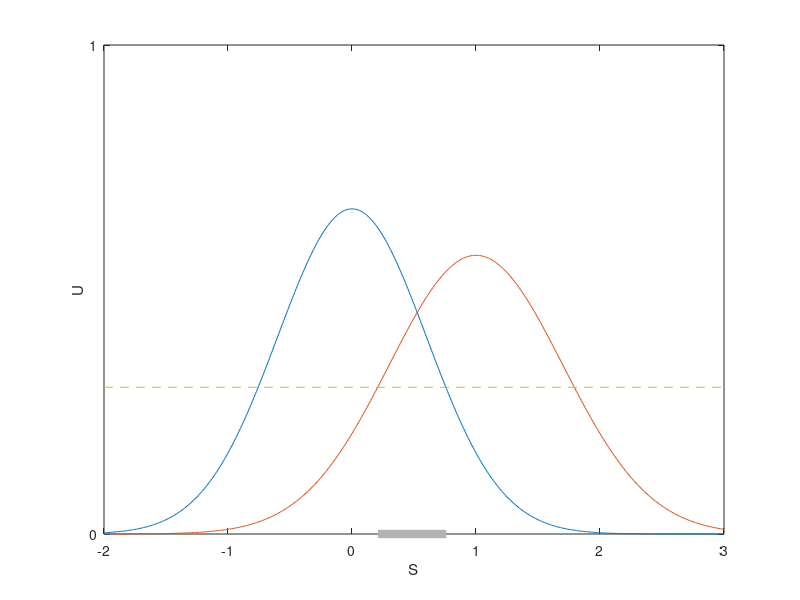
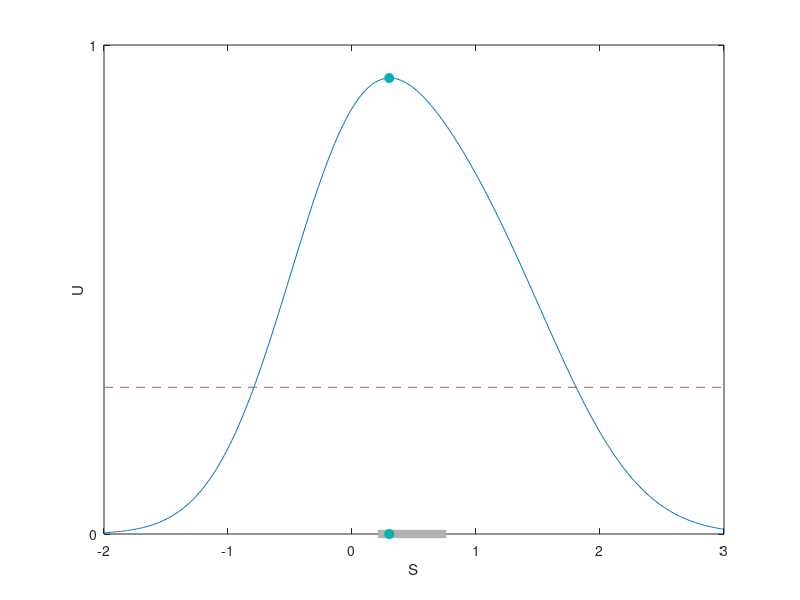

MATLAB code for these plots, in order:
x = [-2:.01: 3];

x1 = x;
y1 = normpdf(x1,0,0.6);

x2 = x;
y2 = normpdf(x2,1,0.7);

y= y1+y2;

figure(1)
plot(x1,y1)
hold on
plot(x2,y2)
hold on
threshold = 0.3;
line([-2,3],[threshold,threshold],'LineStyle','--')

[~,temp_index1] = min(abs(y1((length(y1)-1)/2+1:end)-threshold));
[~,temp_index2] = min(abs(y2(1:(length(y2)-1)/2)-threshold));
hold on

region_color = [0.7 0.7 0.7];
regionX = x(temp_index2:temp_index1+(length(y1)-1)/2);
if sum(diff(regionX)>0.010001) ==0 
   line([regionX(1),regionX(end)],[0,0], 'Color',region_color,'LineWidth',6)
   hold off
else
   midPoint = find(diff(regionX)>0.01001);
   line([regionX(1),regionX(midPoint)],[0,0], 'Color',region_color,'LineWidth',6)
   hold on
   line([regionX(midPoint+1),regionX(end)],[0,0], 'Color',region_color,'LineWidth',6)
   hold off
end
hold off
ylabel('U')
yticks([0 1])
xlabel('S')
ylim([0 1])

figure(2)
plot(x1,y)
hold on
line([-2,3],[threshold,threshold],'LineStyle','--')
hold on
if sum(diff(regionX)>0.010001) ==0 
   line([regionX(1),regionX(end)],[0,0], 'Color',region_color,'LineWidth',6)
else
   midPoint = find(diff(regionX)>0.01001);
   line([regionX(1),regionX(midPoint)],[0,0], 'Color',region_color,'LineWidth',6)
   hold on
   line([regionX(midPoint+1),regionX(end)],[0,0], 'Color',region_color,'LineWidth',6)
end

hold on
[max_v, max_i] =  max(y);
scatter(x(max_i),max_v,'MarkerEdgeColor',[0 .7 .7],'MarkerFaceColor',[0 .7 .7],'LineWidth',1.5)
hold on
scatter(x(max_i),0,'MarkerEdgeColor',[0 .7 .7],'MarkerFaceColor',[0 .7 .7],'LineWidth',1.5)
hold off


ylabel('U')
yticks([0 1])
xlabel('S')
ylim([0 1])
